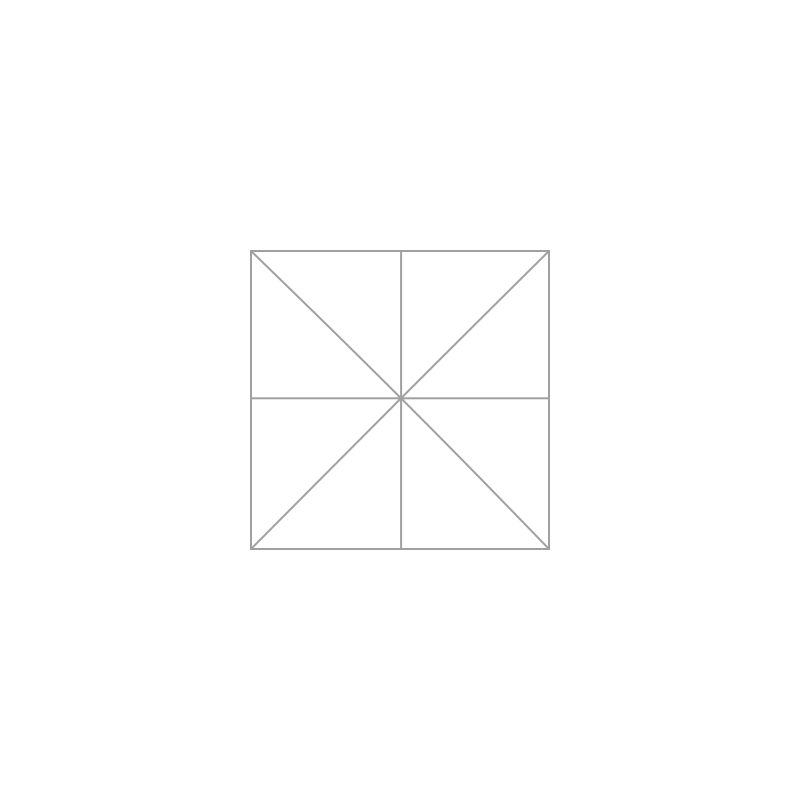
#> input picture making_src_dist_images/grey_square_diagonals_4k.jpg, 4000 x 4000 px, found by its file name (shown at 1/5 size)
$ python TDI_and_distortion_model.py
#> lines starting #> are read from the running program, lines starting #| are printed output that depends on the picture
import numpy as np
import cv2
import matplotlib.pyplot as plt

#fig_width,fig_height = 6,3.3
plt.rcParams['font.family'] = 'Serif'
plt.rcParams['axes.labelsize']     = 12
plt.rcParams['axes.titlesize']     = 12
plt.rcParams['font.size']          = 12
plt.rcParams['legend.fontsize']    = 12
plt.rcParams['xtick.labelsize']    = 12
plt.rcParams['ytick.labelsize']    = 12

image_width     = 4000
image_height    = 4000

cx = image_width//2
cy = image_height//2

k1 = -0.1
TDI_stages = 4
TDI_start_line = 0
TDI_current_output_line = TDI_start_line + TDI_stages

x, y = np.meshgrid(np.arange(image_width), np.arange(image_height))

nx, ny = (x-cx)/cx, (y-cy)/cy
r = np.sqrt((nx)**2 + (ny)**2)
r2 = r**2
nx2, ny2 = nx * (1 + k1 * r**2), ny * (1 + k1 * r**2)
x2, y2 = nx2*cx + cx, ny2*cy + cy

#read a test image from a file rgb image

test_image_1 = r"C:\Users\rowan\OneDrive\Desktop\code\image-calibration-algorithms\making_src_dist_images\ref_sat_img_2.jpg"
test_image_2 = r"C:\Users\rowan\OneDrive\Desktop\code\image-calibration-algorithms\making_src_dist_images\ref_sat_img_4k.jpg"
test_image_3 = r"C:\Users\rowan\OneDrive\Desktop\code\image-calibration-algorithms\making_src_dist_images\rectangle_4k.jpg"
test_image_4 = r"C:\Users\rowan\OneDrive\Desktop\code\image-calibration-algorithms\making_src_dist_images\grey_square_diagonals_4k.jpg"

test_img = cv2.imread(test_image_4, cv2.IMREAD_COLOR)
#> test_img is the input picture: shape (4000, 4000, 3); min 159, max 255, mean 254.2

#split the image into 3 color channels
red_array, green_array, blue_array = cv2.split(test_img)

#show the 3 color channels
cv2.imshow("b", blue_array)
cv2.imshow("g", green_array)
cv2.imshow("r", red_array)

#save the b,g,r channels to a file
cv2.imwrite(r"C:\Users\rowan\OneDrive\Desktop\code\image-calibration-algorithms\making_src_dist_images\split_ref_images\blue_channel_4k.jpg", blue_array)
cv2.imwrite(r"C:\Users\rowan\OneDrive\Desktop\code\image-calibration-algorithms\making_src_dist_images\split_ref_images\green_channel_4k.jpg", green_array)
cv2.imwrite(r"C:\Users\rowan\OneDrive\Desktop\code\image-calibration-algorithms\making_src_dist_images\split_ref_images\red_channel_4k.jpg", red_array)

cv2.waitKey(0)

TDI_stages = 4
blue_filter_start_line  = 1
blue_filter_end_line    = blue_filter_start_line + TDI_stages

green_filter_start_line = 148
green_filter_end_line   = green_filter_start_line + TDI_stages

red_filter_start_line   = 200
red_filter_end_line     = red_filter_start_line + TDI_stages

r2_window_blue      = r2[blue_filter_start_line     :blue_filter_end_line,:]
r2_window_green     = r2[green_filter_start_line    :green_filter_end_line,:]
r2_window_red       = r2[red_filter_start_line      :red_filter_end_line,:]

nx2_window_blue     = nx2[blue_filter_start_line    :blue_filter_end_line,:]
nx2_window_green    = nx2[green_filter_start_line   :green_filter_end_line,:]
nx2_window_red      = nx2[red_filter_start_line     :red_filter_end_line,:]

ny2_window_blue     = ny2[blue_filter_start_line    :blue_filter_end_line,:]
ny2_window_green    = ny2[green_filter_start_line   :green_filter_end_line,:]
ny2_window_red      = ny2[red_filter_start_line     :red_filter_end_line,:]

nx_window_blue      = nx[blue_filter_start_line     :blue_filter_end_line,:]
nx_window_green     = nx[green_filter_start_line    :green_filter_end_line,:]
nx_window_red       = nx[red_filter_start_line      :red_filter_end_line,:]

ny_window_blue      = ny[blue_filter_start_line     :blue_filter_end_line,:]
ny_window_green     = ny[green_filter_start_line    :green_filter_end_line,:]
ny_window_red       = ny[red_filter_start_line      :red_filter_end_line,:]

M_vector_x_window_blue  = nx2_window_blue   - nx_window_blue
M_vector_x_window_green = nx2_window_green  - nx_window_green
M_vector_x_window_red   = nx2_window_red    - nx_window_red

M_vector_y_window_blue  = ny2_window_blue   - ny_window_blue
M_vector_y_window_green = ny2_window_green  - ny_window_green
M_vector_y_window_red   = ny2_window_red    - ny_window_red


print("nx2_window_blue size: "   , nx2_window_blue.shape)
print("nx2_window_green size: "  , nx2_window_green.shape)
print("nx2_window_red size: "    , nx2_window_red.shape)

print("nx2_window_blue: "    , nx2_window_blue)
print("nx2_window_green: "   , nx2_window_green)
print("nx2_window_red: "     , nx2_window_red)

#plot the blue window nx2 and nx values and M vector, the x axis should be the index and the y index should be the rows of the nx2, nx and M vector values
plt.figure()
plt.plot(nx2_window_blue[0,:], label = "nx2 tdi 1")
plt.plot(nx2_window_blue[1,:], label = "nx2 tdi 2")
plt.plot(nx2_window_blue[2,:], label = "nx2 tdi 3")
plt.plot(nx2_window_blue[3,:], label = "nx2 tdi 4")

plt.plot(nx_window_blue[0,:], label = "nx tdi 1")
plt.plot(nx_window_blue[1,:], label = "nx tdi 2")
plt.plot(nx_window_blue[2,:], label = "nx tdi 3")
plt.plot(nx_window_blue[3,:], label = "nx tdi 4")

plt.plot(M_vector_x_window_blue[0,:], label = "M vector tdi 1")
plt.plot(M_vector_x_window_blue[1,:], label = "M vector tdi 2")
plt.plot(M_vector_x_window_blue[2,:], label = "M vector tdi 3")
plt.plot(M_vector_x_window_blue[3,:], label = "M vector tdi 4")

plt.title("Blue Channel nx2, nx and M vector values")
plt.grid()
plt.legend()
plt.show()
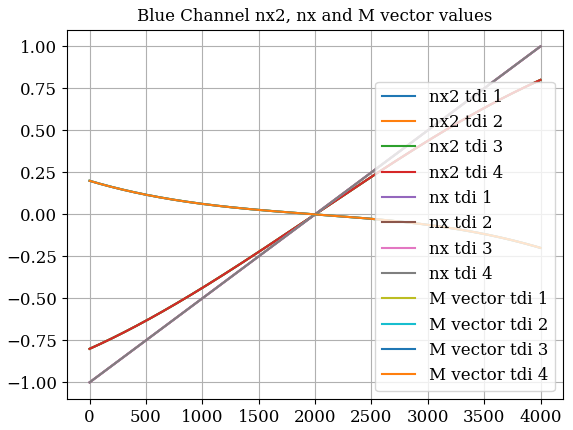
#> figure drawn by matplotlib, 1 panel; curve peaks at x = 3999, y = 0.8; curve peaks at x = 3999, y = 0.8; curve peaks at x = 3999, y = 0.8

#green channel nx2, nx and M vector values
plt.figure()
plt.title("Green Channel nx2, nx and M vector values")

plt.plot(nx2_window_green[0,:], label = "nx2 tdi 1")
plt.plot(nx2_window_green[1,:], label = "nx2 tdi 2")
plt.plot(nx2_window_green[2,:], label = "nx2 tdi 3")
plt.plot(nx2_window_green[3,:], label = "nx2 tdi 4")

plt.plot(nx_window_green[0,:], label = "nx tdi 1")
plt.plot(nx_window_green[1,:], label = "nx tdi 2")
plt.plot(nx_window_green[2,:], label = "nx tdi 3")
plt.plot(nx_window_green[3,:], label = "nx tdi 4")

plt.plot(M_vector_x_window_green[0,:], label = "M vector tdi 1")
plt.plot(M_vector_x_window_green[1,:], label = "M vector tdi 2")
plt.plot(M_vector_x_window_green[2,:], label = "M vector tdi 3")
plt.plot(M_vector_x_window_green[3,:], label = "M vector tdi 4")

plt.grid()
plt.legend()
plt.show()
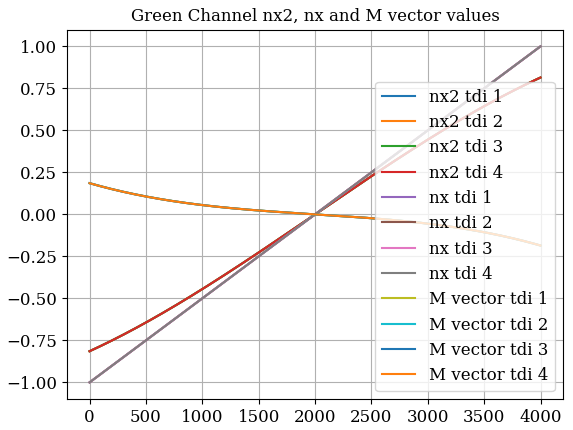
#> figure drawn by matplotlib, 1 panel; curve peaks at x = 3999, y = 0.814; curve peaks at x = 3999, y = 0.814; curve peaks at x = 3999, y = 0.814

#red channel nx2, nx and M vector values
plt.figure()
plt.title("Red Channel nx2, nx and M vector values")

plt.plot(nx2_window_red[0,:], label = "nx2 tdi 1")
plt.plot(nx2_window_red[1,:], label = "nx2 tdi 2")
plt.plot(nx2_window_red[2,:], label = "nx2 tdi 3")
plt.plot(nx2_window_red[3,:], label = "nx2 tdi 4")

plt.plot(nx_window_red[0,:], label = "nx tdi 1")
plt.plot(nx_window_red[1,:], label = "nx tdi 2")
plt.plot(nx_window_red[2,:], label = "nx tdi 3")
plt.plot(nx_window_red[3,:], label = "nx tdi 4")

plt.plot(M_vector_x_window_red[0,:], label = "M vector tdi 1")
plt.plot(M_vector_x_window_red[1,:], label = "M vector tdi 2")
plt.plot(M_vector_x_window_red[2,:], label = "M vector tdi 3")
plt.plot(M_vector_x_window_red[3,:], label = "M vector tdi 4")

plt.grid()
plt.legend()
plt.show()
#> figure, not shown here; curve peaks at x = 3999, y = 0.819; curve peaks at x = 3999, y = 0.819; curve peaks at x = 3999, y = 0.819

plt.figure()
plt.title("M vector x values for color channels")
plt.plot(M_vector_x_window_blue[0,:], label = "M vector x blue")
plt.plot(M_vector_x_window_green[0,:], label = "M vector x green")
plt.plot(M_vector_x_window_red[0,:], label = "M vector x red")
plt.legend()
plt.grid()
plt.show()
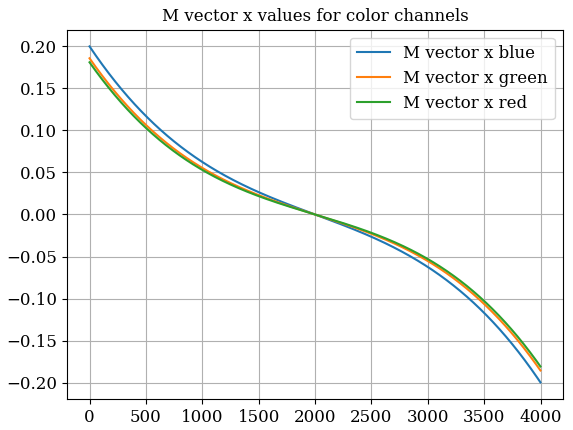
#> figure drawn by matplotlib, 1 panel; curve peaks at x = 0, y = 0.2; curve peaks at x = 0, y = 0.186; curve peaks at x = 0, y = 0.181
